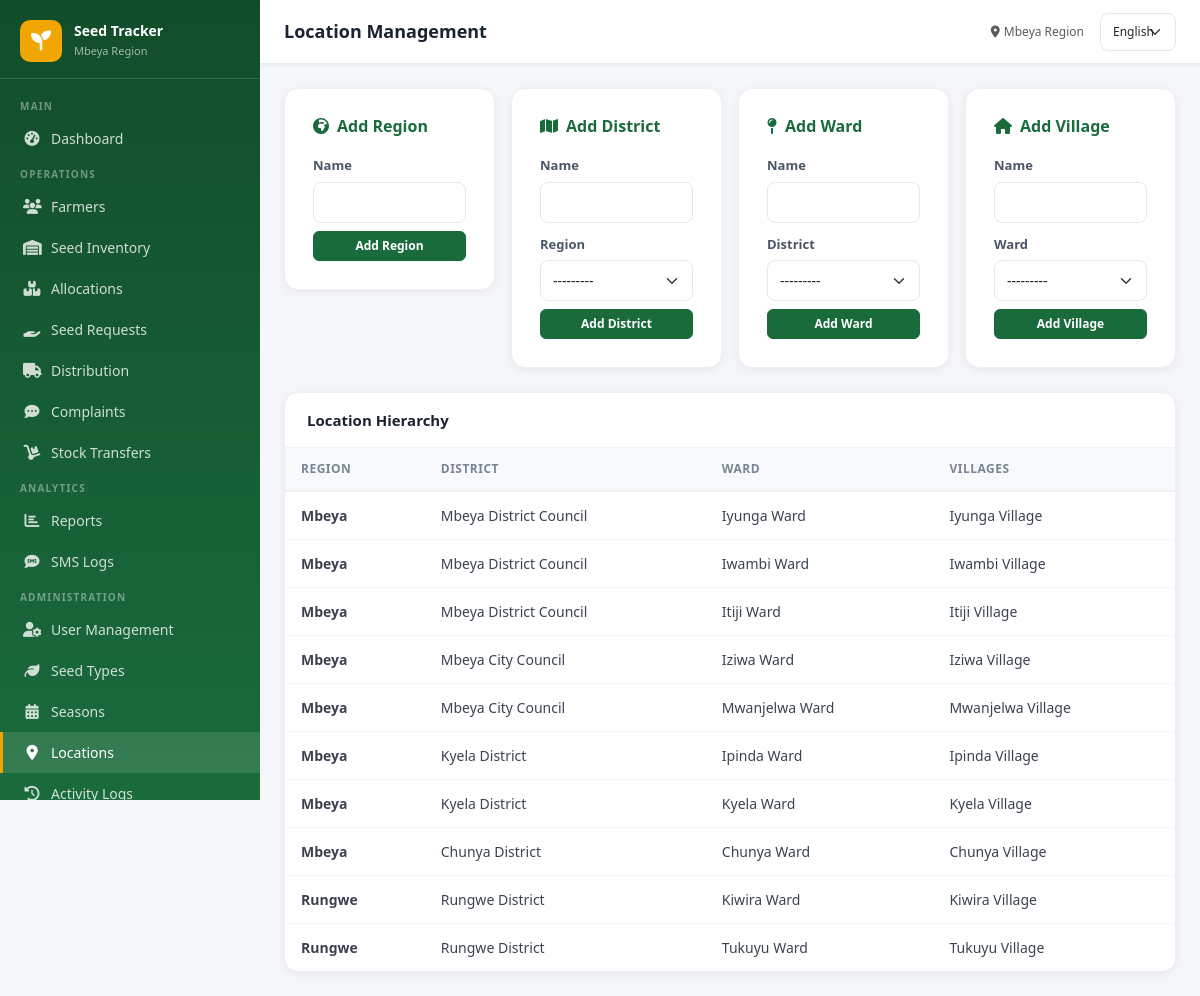
/settings/locations/ (signed in), run on the app's committed database.
### core/models.py (models this page shows, shortened)
class Region(models.Model):
    name = models.CharField(max_length=100, unique=True)
    created_at = models.DateTimeField(auto_now_add=True)
    def __str__(self): return self.name

class District(models.Model):
    name = models.CharField(max_length=100)
    region = models.ForeignKey(Region, on_delete=models.CASCADE, related_name='districts')
    created_at = models.DateTimeField(auto_now_add=True)
    def __str__(self): return f"{self.name} ({self.region})"

class Ward(models.Model):
    name = models.CharField(max_length=100)
    district = models.ForeignKey(District, on_delete=models.CASCADE, related_name='wards')
    created_at = models.DateTimeField(auto_now_add=True)
    def __str__(self): return f"{self.name} ({self.district})"

class Village(models.Model):
    name = models.CharField(max_length=100)
    ward = models.ForeignKey(Ward, on_delete=models.CASCADE, related_name='villages')
    created_at = models.DateTimeField(auto_now_add=True)

### core/views.py (the view, shortened to what this page needs)
# urls.py: path('settings/locations/', views.location_manage, name='location_manage'),
@login_required
@role_required('admin')
def location_manage(request):
    regions = Region.objects.prefetch_related('districts__wards__villages').all()
    region_form = RegionForm(prefix='region')
    district_form = DistrictForm(prefix='district')
    ward_form = WardForm(prefix='ward')
    village_form = VillageForm(prefix='village')
    return render(request, 'core/location_manage.html', {
        'regions': regions, 'region_form': region_form,
        'district_form': district_form, 'ward_form': ward_form, 'village_form': village_form
    })

### core/forms.py
class RegionForm(forms.ModelForm):
    class Meta:
        model = Region
        fields = ['name']
    def __init__(self, *args, **kwargs):
        super().__init__(*args, **kwargs)
        for f in self.fields.values():
            f.widget.attrs.setdefault('class','form-control')

class DistrictForm(forms.ModelForm):
    class Meta:
        model = District
        fields = ['name','region']
    def __init__(self, *args, **kwargs):
        super().__init__(*args, **kwargs)
        for f in self.fields.values():
            f.widget.attrs.setdefault('class','form-control')
        self.fields['region'].widget.attrs['class'] = 'form-select'

### templates/core/location_manage.html (shortened to what this page needs)
{% extends 'base.html' %}
{% load i18n %}
{% block page_title %}{% trans "Location Management" %}{% endblock %}
{% block content %}
<div class="row g-3 mb-4">
  <div class="col-md-6 col-xl-3">
    <div class="form-card">
      <h6 style="font-weight:700;margin-bottom:16px;color:#1a6b3c"><i class="fas fa-globe-africa me-2"></i>{% trans "Add Region" %}</h6>
      <form method="post">{% csrf_token %}<input type="hidden" name="action" value="add_region">
        {% for f in region_form %}
        <div class="mb-2"><label class="form-label">{{ f.label }}</label>{{ f }}</div>
        {% endfor %}
        <button type="submit" class="btn btn-primary btn-sm w-100">{% trans "Add Region" %}</button>
      </form>
    </div>
  </div>
  <div class="col-md-6 col-xl-3">
    <div class="form-card">
      <h6 style="font-weight:700;margin-bottom:16px;color:#1a6b3c"><i class="fas fa-map me-2"></i>{% trans "Add District" %}</h6>
      <form method="post">{% csrf_token %}<input type="hidden" name="action" value="add_district">
        {% for f in district_form %}<div class="mb-2"><label class="form-label">{{ f.label }}</label>{{ f }}</div>{% endfor %}
        <button type="submit" class="btn btn-primary btn-sm w-100">{% trans "Add District" %}</button>
      </form>
    </div>
  </div>
  <div class="col-md-6 col-xl-3">
    <div class="form-card">
      <h6 style="font-weight:700;margin-bottom:16px;color:#1a6b3c"><i class="fas fa-map-pin me-2"></i>{% trans "Add Ward" %}</h6>
      <form method="post">{% csrf_token %}<input type="hidden" name="action" value="add_ward">
        {% for f in ward_form %}<div class="mb-2"><label class="form-label">{{ f.label }}</label>{{ f }}</div>{% endfor %}
        <button type="submit" class="btn btn-primary btn-sm w-100">{% trans "Add Ward" %}</button>
      </form>
    </div>
  </div>
  <div class="col-md-6 col-xl-3">
    <div class="form-card">
      <h6 style="font-weight:700;margin-bottom:16px;color:#1a6b3c"><i class="fas fa-home me-2"></i>{% trans "Add Village" %}</h6>
      <form method="post">{% csrf_token %}<input type="hidden" name="action" value="add_village">
        {% for f in village_form %}<div class="mb-2"><label class="form-label">{{ f.label }}</label>{{ f }}</div>{% endfor %}
        <button type="submit" class="btn btn-primary btn-sm w-100">{% trans "Add Village" %}</button>
      </form>
    </div>
  </div>
</div>
<div class="table-card">
  <div class="table-header"><h5>{% trans "Location Hierarchy" %}</h5></div>
  <div class="table-responsive">
    <table class="data-table">
      <thead><tr><th>{% trans "Region" %}</th><th>{% trans "District" %}</th><th>{% trans "Ward" %}</th><th>{% trans "Villages" %}</th></tr></thead>
      <tbody>
        {% for region in regions %}
          {% for district in region.districts.all %}
            {% for ward in district.wards.all %}
            <tr>
              <td style="font-weight:700">{{ region.name }}</td>
              <td>{{ district.name }}</td>
              <td>{{ ward.name }}</td>
              <td>{% for v in ward.villages.all %}{{ v.name }}{% if not forloop.last %}, {% endif %}{% endfor %}</td>
            </tr>
            {% empty %}
            <tr>
              <td style="font-weight:700">{{ region.name }}</td>
              <td>{{ district.name }}</td>
              <td colspan="2" class="text-muted">{% trans "No wards" %}</td>
            </tr>
            {% endfor %}
          {% empty %}
          <tr>
            <td style="font-weight:700">{{ region.name }}</td>
            <td colspan="3" class="text-muted">{% trans "No districts" %}</td>
          </tr>
          {% endfor %}
        {% empty %}
        <tr><td colspan="4" class="text-center text-muted py-4">{% trans "No locations configured" %}</td></tr>
        {% endfor %}
      </tbody>
    </table>
  </div>
</div>
{% endblock %}

### templates/base.html (style rules this page uses)
:root { --primary: #1a6b3c; --primary-dark: #124d2b; --primary-light: #e8f5ee; --accent: #f0a500; --accent-light: #fff8e6; --sidebar-width: 260px; --topbar-height: 64px; }
body { background: #f4f6f9; font-family: 'Segoe UI', sans-serif; }
.table-card { background: #fff; border-radius: 14px; box-shadow: 0 2px 8px rgba(0,0,0,.06); border: 1px solid #eef0f3; overflow: hidden; }
.table-card .table-header { padding: 18px 22px; border-bottom: 1px solid #f0f2f5; display: flex; align-items: center; justify-content: space-between; }
.table-card .table-header h5 { margin: 0; font-size: 15px; font-weight: 700; color: #1a2332; }
.data-table { width: 100%; border-collapse: collapse; }
.data-table thead th { padding: 12px 16px; background: #f8f9fb; font-size: 12px; font-weight: 700; color: #7a8494; text-transform: uppercase; letter-spacing: .5px; border-bottom: 2px solid #eef0f3; white-space: nowrap; }
.data-table tbody td { padding: 13px 16px; font-size: 14px; color: #3a4252; border-bottom: 1px solid #f4f6f9; vertical-align: middle; }
.data-table tbody tr:last-child td { border-bottom: none; }
.form-card { background: #fff; border-radius: 14px; padding: 28px; box-shadow: 0 2px 8px rgba(0,0,0,.06); border: 1px solid #eef0f3; }
.form-label { font-size: 13px; font-weight: 600; color: #4a5568; margin-bottom: 6px; }
.form-control, .form-select { border-radius: 8px; border: 1.5px solid #e2e8f0; font-size: 14px; padding: 9px 12px; transition: border-color .2s, box-shadow .2s; }
.btn-primary { background: var(--primary); border-color: var(--primary); border-radius: 8px; font-weight: 600; font-size: 14px; }
.btn-sm { padding: 5px 12px; font-size: 12px; border-radius: 6px; }

### data on the page
Region: name "Mbeya"
District: name "Mbeya District Council"
Ward: name "Iyunga Ward"
Village: name "Iyunga Village"
Ward: name "Iwambi Ward"
Village: name "Iwambi Village"
Ward: name "Itiji Ward"
Village: name "Itiji Village"
District: name "Mbeya City Council"
Ward: name "Iziwa Ward"
Village: name "Iziwa Village"
Ward: name "Mwanjelwa Ward"
Village: name "Mwanjelwa Village"
District: name "Kyela District"
Ward: name "Ipinda Ward"
Village: name "Ipinda Village"
Ward: name "Kyela Ward"
Village: name "Kyela Village"
District: name "Chunya District"
Ward: name "Chunya Ward"
Village: name "Chunya Village"
Region: name "Rungwe"
District: name "Rungwe District"
Ward: name "Kiwira Ward"
Village: name "Kiwira Village"
Ward: name "Tukuyu Ward"
Village: name "Tukuyu Village"

### other printed values
{{ f.label }} "Name"
{{ f.label }} "Name" "Region"
{{ f.label }} "Name" "District"
{{ f.label }} "Name" "Ward"
form field language "English"
